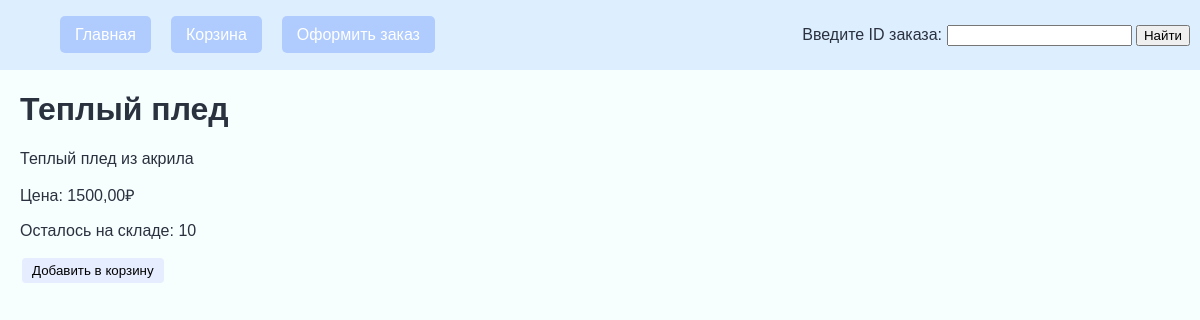
Screenshot of /product/teplyj-pled/ with the database file from the repository.
### app/models.py (models this page shows, shortened)
class Product(models.Model):
    id = models.AutoField(primary_key=True)
    category = models.ForeignKey(Category, related_name='products', on_delete=models.CASCADE)
    name = models.CharField(max_length=200)
    slug = models.SlugField(max_length=200, unique=True)
    description = models.TextField(blank=True)
    price = models.DecimalField(max_digits=10, decimal_places=2)
    stock = models.PositiveIntegerField()
    available = models.BooleanField(default=True)
    created = models.DateTimeField(auto_now_add=True)
    updated = models.DateTimeField(auto_now=True)

### app/views.py (the view)
# urls.py: path('product/<slug:slug>/', views.product_detail, name='product_detail'),
def product_detail(request, slug):
    product = get_object_or_404(Product, slug=slug, available=True)
    data = {'product': product}
    return render(request, 'detail.html', data)

### templates/detail.html (shortened to what this page needs)
{% extends 'base.html' %}
{% block content %}
<h1 class="product-title">{{ product.name }}</h1>
<p>{{ product.description }}</p>
<p>Цена: {{ product.price }}₽</p>
<p>Осталось на складе: {{ product.stock }}</p>
<form action="{% url 'cart_add' product.id %}" method="post" class="add-form">
 <input type="submit" value="Добавить в корзину">
</form>
{% endblock %}

### static/index.css (style rules this page uses)
:root { --base-color: #f7fffe; --text-color: #2a313f; --header-bg: #ddeeff; --button-color: #b0ccff; --button-hover: #c7d7ff; --border-color: #ccc; --light-button: #e5edff; --bright-button: #b1d8ff; }
body { font-family: Arial, sans-serif; background-color: var(--base-color); color: var(--text-color); margin: 0; padding: 0; }
.remove-form input, .add-form input { background-color: var(--light-button); border: none; border-radius: 4px; padding: 5px 10px; margin: 2px; cursor: pointer; }

### rows the page displays
Product: name "Теплый плед", description "Теплый плед из акрила", price "1500,00", stock "10"
